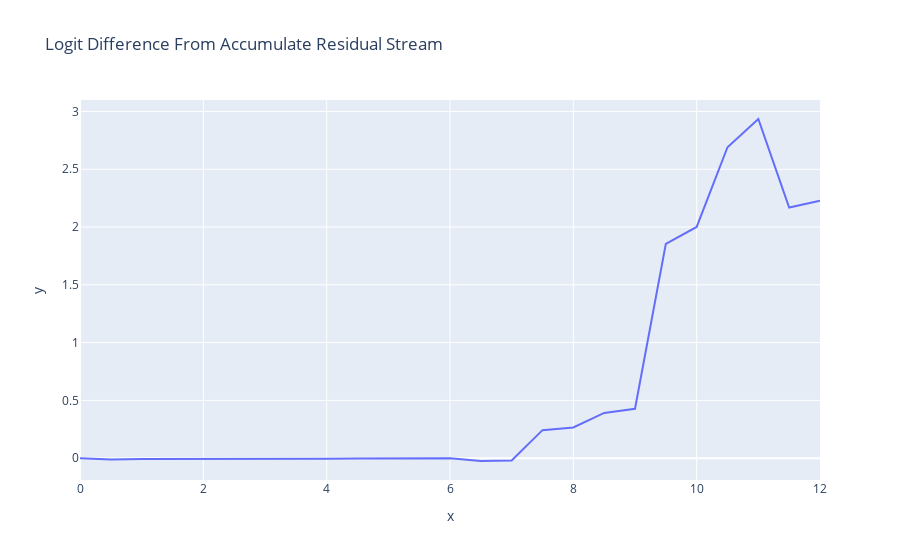

Source (notebook cell):
### Code cell
accumulated_residual, labels = cache.accumulated_resid(
    layer=-1, incl_mid=True, pos_slice=-1, return_labels=True
)
logit_lens_logit_diffs = residual_stack_to_logit_diff(accumulated_residual, cache)
line(
    logit_lens_logit_diffs,
    x=np.arange(model.cfg.n_layers * 2 + 1) / 2,
    hover_name=labels,
    title="Logit Difference From Accumulate Residual Stream",
)

### Figure 1 — Plotly figure (JSON) as saved in the notebook; plotly's stock layout.template omitted (floating-point values rounded to 4 significant figures)
{"data": [{"hovertemplate": "<b>%{hovertext}</b><br><br>x=%{x}<br>y=%{y}<extra></extra>", "hovertext": ["0_pre", "0_mid", "1_pre", "1_mid", "2_pre", "2_mid", "3_pre", "3_mid", "4_pre", "4_mid", "5_pre", "5_mid", "6_pre", "6_mid", "7_pre", "7_mid", "8_pre", "8_mid", "9_pre", "9_mid", "10_pre", "10_mid", "11_pre", "11_mid", "final_post"], "legendgroup": "", "line": {"color": "#636efa", "dash": "solid"}, "marker": {"symbol": "circle"}, "mode": "lines", "name": "", "orientation": "v", "showlegend": false, "type": "scatter", "x": [0, 0.5, 1, 1.5, 2, 2.5, 3, 3.5, 4, 4.5, 5, 5.5, 6, 6.5, 7, 7.5, 8, 8.5, 9, 9.5, 10, 10.5, 11, 11.5, 12], "xaxis": "x", "y": [0.0001051, -0.01072, -0.007361, -0.007833, -0.004911, -0.003517, -0.003101, -0.004988, -0.004946, -0.004104, -0.001688, -0.001062, -0.001252, -0.02472, -0.01956, 0.2424, 0.2656, 0.3914, 0.427, 1.855, 2.001, 2.691, 2.935, 2.169, 2.228], "yaxis": "y"}], "layout": {"legend": {"tracegroupgap": 0}, "title": {"text": "Logit Difference From Accumulate Residual Stream"}, "xaxis": {"anchor": "y", "domain": [0, 1], "title": {"text": "x"}}, "yaxis": {"anchor": "x", "domain": [0, 1], "title": {"text": "y"}}}}
